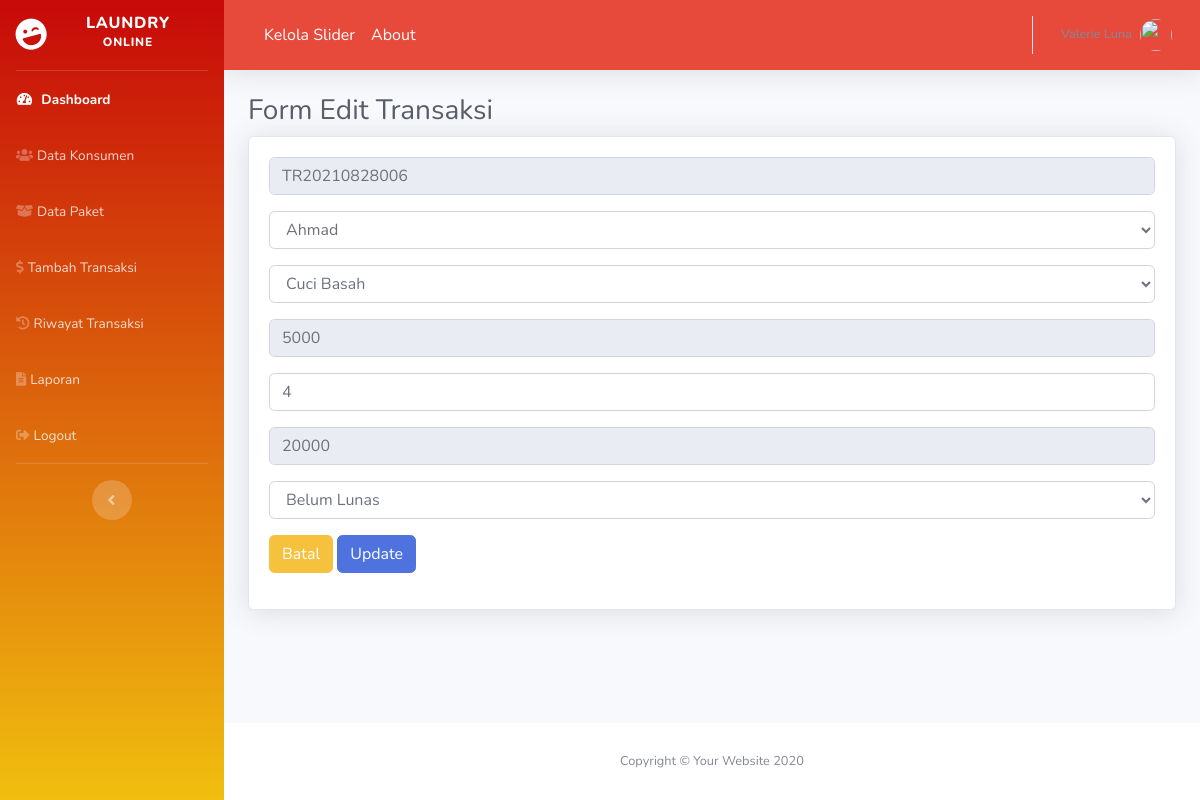
Screenshot of /transaksi/edit/TR20210828006 with the database file from the repository.
### tables this page shows
CREATE TABLE `transaksi` (
  `kode_transaksi` varchar(20) NOT NULL,
  `kode_konsumen` varchar(12) NOT NULL,
  `kode_paket` varchar(12) NOT NULL,
  `tgl_masuk` datetime NOT NULL,
  `tgl_ambil` datetime NOT NULL,
  `berat` int(10) NOT NULL,
  `grand_total` int(12) NOT NULL,
  `bayar` varchar(20) NOT NULL,
  `status` varchar(20) NOT NULL
);

CREATE TABLE `paket` (
  `kode_paket` varchar(20) NOT NULL,
  `nama_paket` varchar(50) NOT NULL,
  `harga_paket` varchar(20) NOT NULL
);

### application/controllers/Transaksi.php (called while the page is built, shortened)
<?php
class Transaksi extends CI_Controller {
  public function __construct(){
    $this->load->model('transaksi_model');
  }
  public function edit($kode_transaksi){
    $data['content'] = 'backend/transaksi/edit_transaksi';
    $data['title'] = 'Form Edit Transaksi';
    $data['transaksi'] = $this->transaksi_model->edit($kode_transaksi);
    $data['konsumen'] = $this->db->get('konsumen')->result();
    $data['paket'] = $this->db->get('paket')->result();
    $this->load->view('backend/dashboard', $data);
  }
}

### index.php (called while the page is built, shortened)
<?php
require_once BASEPATH.'core/CodeIgniter.php';

### application/models/Transaksi_model.php (called while the page is built, shortened)
<?php
class Transaksi_model extends CI_Model {
  public function edit($kode_transaksi){
    $this->db->select('*');
    $this->db->from('transaksi');
    $this->db->join('konsumen', 'konsumen.kode_konsumen = transaksi.kode_konsumen', 'left');
    $this->db->join('paket', 'paket.kode_paket = transaksi.kode_paket', 'left');
    $this->db->where('kode_transaksi', $kode_transaksi);
    return $this->db->get()->row_array();
  }
}

### application/views/backend/transaksi/edit_transaksi.php (the view, shortened to what this page needs)
<!DOCTYPE html>
<html lang="en">
<head>
</head>
<body>
<div class="container-fluid">
  <h1 class="h3 mb-2 text-gray-800"><?= $title; ?></h1>
  <div class="card shadow mb-4">
    <div class="card-body">
      <form method="post" action="<?= base_url('transaksi/update'); ?>">
        <div class="form-group">
          <input type="text" name="kode_transaksi" value="<?= $transaksi['kode_transaksi'] ?>" class="form-control" readonly>
        </div>
        <div class="form-group">
          <select name="kode_konsumen" id="" class="form-control" required>
            <?php foreach($konsumen as $row){
              if($transaksi['kode_konsumen'] == $row->kode_konsumen){ ?>
                <option value="<?= $row->kode_konsumen ?>" selected><?= $row->nama_konsumen; ?></option>
                <?php }
              else{ ?>
                <option value="<?= $row->kode_konsumen ?>"><?= $row->nama_konsumen; ?></option>
              <?php }
            }?>
          </select>
        </div>
        <div class="form-group">
          <select name="kode_paket" id="paket" class="form-control" required>
          <?php foreach($paket as $row){
              if($transaksi['kode_paket'] == $row->kode_paket){ ?>
                <option value="<?= $row->kode_paket ?>" selected><?= $row->nama_paket; ?></option>
                <?php }
              else{ ?>
                <option value="<?= $row->kode_paket ?>"><?= $row->nama_paket; ?></option>
              <?php }
            }?>
          </select>
        </div>
        <div class="form-group">
          <input type="text" id="harga" class="form-control" value="<?= $transaksi['harga_paket'] ?>" placeholder="Harga paket" readonly>
        </div>
        <div class="form-group">
          <input type="number" name="berat" id="berat" class="form-control" value="<?= $transaksi['berat'] ?>" placeholder="Berat (KG)">
        </div>
        <div class="form-group">
          <input type="text" name="grand_total" id="grand_total" class="form-control" value="<?= $transaksi['grand_total'] ?>" placeholder="Grand total" readonly>
        </div>
        <div class="form-group">
          <select name="bayar" id="" class="form-control">
            <?php
            if($transaksi['bayar'] == "Lunas"){ ?>
              <option value="Lunas" selected>Lunas</option>
              <option value="Belum Lunas">Belum Lunas</option>
              <?php }
            else{ ?>
              <option value="Belum Lunas" selected>Belum Lunas</option>
            <?php }
            ?>
          </select>
        </div>
        <div class="form-group">
          <a href="<?= base_url('transaksi/riwayat') ?>" class="btn btn-warning">Batal</a>
          <button type="submit" class="btn btn-primary">Update</button>
        </div>
      </form>
    </div>
  </div>
</div>
</body>
</html>

### rows the page displays
transaksi: kode_transaksi "TR20210828006", kode_paket.harga_paket "5000", berat "4", grand_total "20000", bayar "Belum Lunas"

### other values shown
$title "Form Edit Transaksi"
form field kode_konsumen "Ahmad"
form field kode_paket "Cuci Basah"
